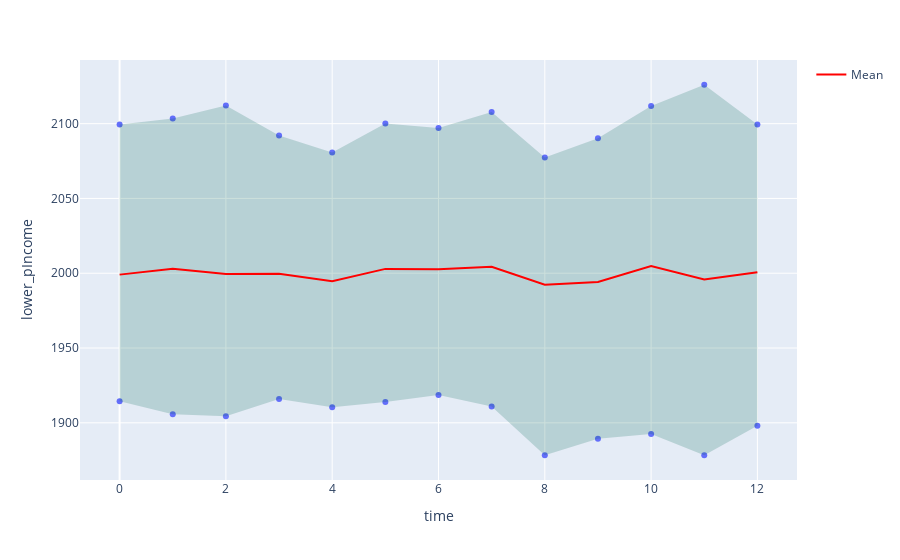

The notebook cell this image was saved under:
### Code cell
analyzer.plot_ci(name='pIncome', time_col='time', scenario_col='scenario',filter=None, col_names=['scenario', 'time'], confidence=.95, inline_plot=True)

### Figure 1 — Plotly figure (JSON) as saved in the notebook; plotly's stock layout.template omitted (floating-point values rounded to 4 significant figures)
{"data": [{"hovertemplate": "time=%{x}<br>lower_pIncome=%{y}<extra></extra>", "legendgroup": "", "marker": {"color": "#636efa", "symbol": "circle"}, "mode": "markers", "name": "", "orientation": "v", "showlegend": false, "type": "scatter", "x": [0, 1, 2, 3, 4, 5, 6, 7, 8, 9, 10, 11, 12], "xaxis": "x", "y": [1914.0, 1906.0, 1904.0, 1916.0, 1910.0, 1914.0, 1919.0, 1911.0, 1878.0, 1889.0, 1893.0, 1878.0, 1898.0], "yaxis": "y"}, {"hovertemplate": "time=%{x}<br>upper_pIncome=%{y}<extra></extra>", "legendgroup": "", "marker": {"color": "#636efa", "symbol": "circle"}, "mode": "markers", "name": "", "orientation": "v", "showlegend": false, "type": "scatter", "x": [0, 1, 2, 3, 4, 5, 6, 7, 8, 9, 10, 11, 12], "xaxis": "x", "y": [2099.0, 2104.0, 2112.0, 2092.0, 2081.0, 2100.0, 2097.0, 2108.0, 2077.0, 2090.0, 2112.0, 2126.0, 2099.0], "yaxis": "y"}, {"fill": "toself", "fillcolor": "rgba(0,100,80,0.2)", "line": {"color": "rgba(255,255,255,0)"}, "showlegend": false, "type": "scatter", "x": [0, 1, 2, 3, 4, 5, 6, 7, 8, 9, 10, 11, 12, 12, 11, 10, 9, 8, 7, 6, 5, 4, 3, 2, 1, 0], "y": [1914.0, 1906.0, 1904.0, 1916.0, 1910.0, 1914.0, 1919.0, 1911.0, 1878.0, 1889.0, 1893.0, 1878.0, 1898.0, 2099.0, 2126.0, 2112.0, 2090.0, 2077.0, 2108.0, 2097.0, 2100.0, 2081.0, 2092.0, 2112.0, 2104.0, 2099.0]}, {"line": {"color": "red", "width": 2}, "mode": "lines", "name": "Mean", "type": "scatter", "x": [0, 1, 2, 3, 4, 5, 6, 7, 8, 9, 10, 11, 12], "y": [1999.0, 2003.0, 1999.0, 2000.0, 1995.0, 2003.0, 2003.0, 2004.0, 1992.0, 1994.0, 2005.0, 1996.0, 2001.0]}], "layout": {"legend": {"tracegroupgap": 0}, "margin": {"t": 60}, "xaxis": {"anchor": "y", "domain": [0, 1], "title": {"text": "time"}}, "yaxis": {"anchor": "x", "domain": [0, 1], "title": {"text": "lower_pIncome"}}}}
